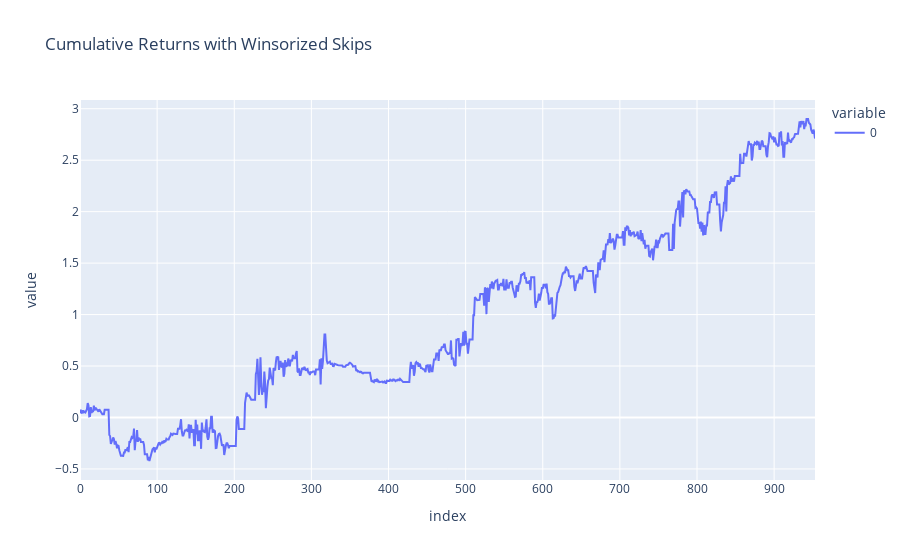

Source (notebook cell):
### Code cell
pd.Series(clipped_returns).cumsum().plot(title = 'Cumulative Returns with Winsorized Skips')

### Figure 1 — Plotly figure (JSON) as saved in the notebook; plotly's stock layout.template omitted (floating-point values rounded to 4 significant figures; data arrays with more than 128 entries replaced by an {"elided": "..."} marker saying what was removed)
{"data": [{"hovertemplate": "variable=0<br>index=%{x}<br>value=%{y}<extra></extra>", "legendgroup": "0", "line": {"color": "#636efa", "dash": "solid"}, "marker": {"symbol": "circle"}, "mode": "lines", "name": "0", "orientation": "v", "showlegend": true, "type": "scatter", "x": {"elided": "954 int values"}, "xaxis": "x", "y": {"elided": "954 float values"}, "yaxis": "y"}], "layout": {"legend": {"title": {"text": "variable"}, "tracegroupgap": 0}, "title": {"text": "Cumulative Returns with Winsorized Skips"}, "xaxis": {"anchor": "y", "domain": [0, 1], "title": {"text": "index"}}, "yaxis": {"anchor": "x", "domain": [0, 1], "title": {"text": "value"}}}}
